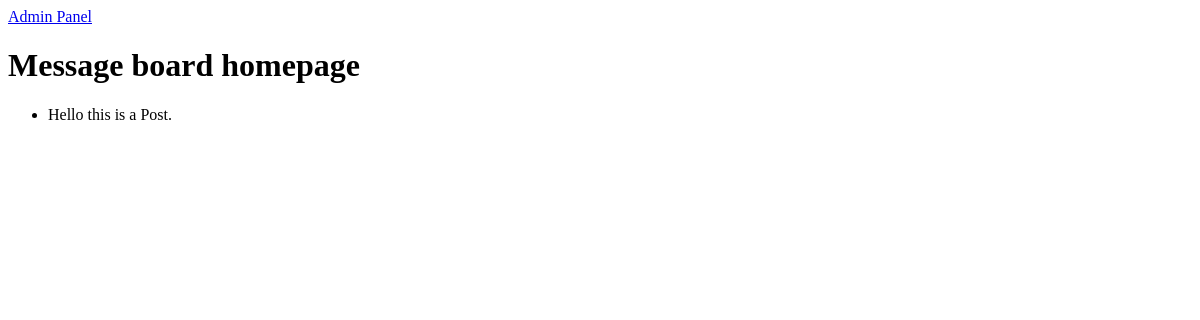
Before: / with the older database file.
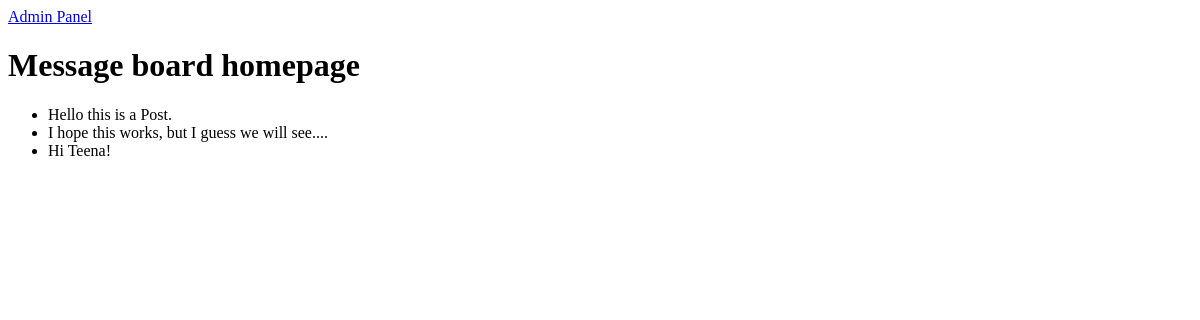
After: the same page with the newer database file.
### posts/models.py (models this page shows, shortened)
class Post(models.Model):
    text = models.TextField()

### posts/views.py (the view)
# urls.py: path('', HomePageView.as_view(), name='home')
class HomePageView(ListView):
    model = Post
    template_name = 'home.html'
    context_object_name = 'all_posts_list'

### templates/home.html
<a href="{% url 'admin:index' %}">Admin Panel</a>
<h1>Message board homepage</h1>
<ul>
    {% for post in all_posts_list %}
    <li>{{post.text}}</li>
    {% endfor %}
</ul>

Changed rows visible on the page:
added Post: text "I hope this works, but I guess we will see...."
added Post: text "Hi Teena!"
